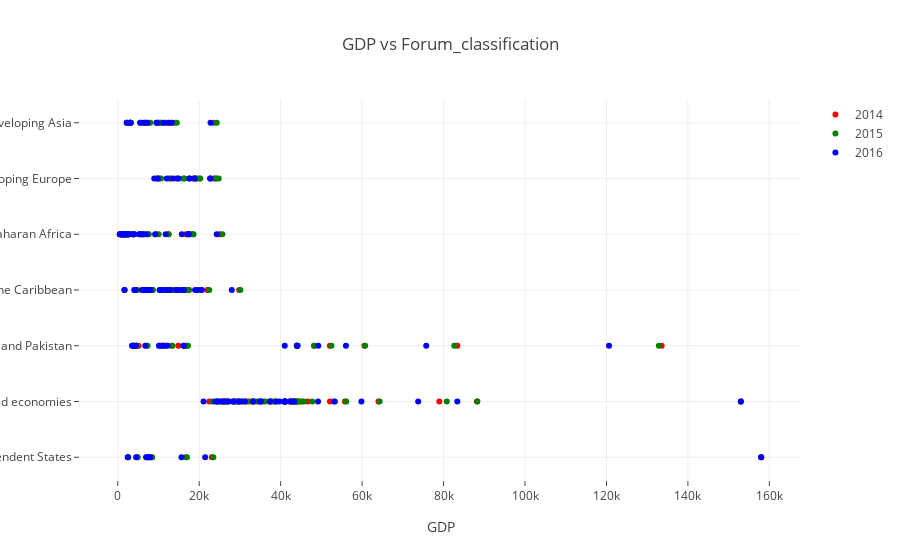

The cell this chart's notebook holds for it:
### Code cell
# creating trace1

trace1 =go.Scatter(
                    x = data_2014.GDP,
                    y = data_2014.Region,
                    mode = "markers",
                    name = "2014",
                    marker = dict(color = 'red'),
                    text= data_2014.Forum_classification)
# creating trace2
trace2 =go.Scatter(
                   x = data_2015.GDP,
                    y = data_2015.Region,
                    mode = "markers",
                    name = "2015",
                    marker = dict(color = 'green'),
                    text= data_2015.Forum_classification)
# creating trace3
trace3 =go.Scatter(
                    x = data_2016.GDP,
                    y = data_2016.Region,
                    mode = "markers",
                    name = "2016",
                    marker = dict(color = 'blue'),
                    text= data_2016.Country)
data = [trace1, trace2, trace3]
layout = dict(title = 'GDP vs Forum_classification',
              xaxis= dict(title= 'GDP',ticklen= 5,zeroline= False),
              yaxis= dict(title= ' ',ticklen= 5,zeroline= False)
             )
fig = dict(data = data, layout = layout)
iplot(fig)

### Figure 1 — Plotly figure (JSON) as saved in the notebook; plotly's stock layout.template omitted (floating-point values rounded to 4 significant figures; data arrays with more than 128 entries replaced by an {"elided": "..."} marker saying what was removed)
{"data": [{"marker": {"color": "red"}, "mode": "markers", "name": "2014", "text": {"elided": "139 str values"}, "type": "scatter", "uid": "7078c89f-eb9b-4699-8865-846f367443cd", "x": {"elided": "139 int values"}, "y": {"elided": "139 str values"}}, {"marker": {"color": "green"}, "mode": "markers", "name": "2015", "text": {"elided": "139 str values"}, "type": "scatter", "uid": "db1e7cc0-0610-4704-8d37-4cfe2f03202c", "x": {"elided": "139 int values"}, "y": {"elided": "139 str values"}}, {"marker": {"color": "blue"}, "mode": "markers", "name": "2016", "text": {"elided": "139 str values"}, "type": "scatter", "uid": "08ee1ada-2f17-4601-818c-f9945f4e9b62", "x": {"elided": "139 int values"}, "y": {"elided": "139 str values"}}], "layout": {"title": {"text": "GDP vs Forum_classification"}, "xaxis": {"ticklen": 5, "title": {"text": "GDP"}, "zeroline": false}, "yaxis": {"ticklen": 5, "title": {"text": " "}, "zeroline": false}}}
